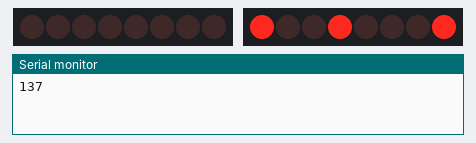
Bench run of a sketch on a simulated Arduino Uno, built with avr-gcc and run on an emulated ATmega328P. On the bench: 2 × 8 shift-register outputs drawn as a row of LEDs (first output left, lit = HIGH), the last lines printed to the serial monitor. Wiring (inferred from the names in the program): 2 × shift register (74HC595): data pin 8, shift clock pin 9, latch pin 13 / data pin 11, shift clock pin 12, latch pin 10. Wiring (inferred from the signals the program sends): 2 × row of LEDs: on Q0, Q1, Q2, Q3, Q4, Q5, Q6, Q7 / on Q0, Q1, Q2, Q3, Q4, Q5, Q6, Q7.

Above: at 0.1 s.
At 4.6 s:
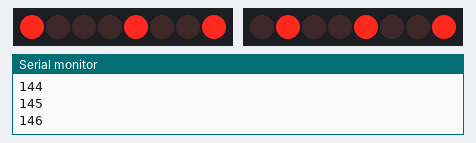
At 9.6 s:
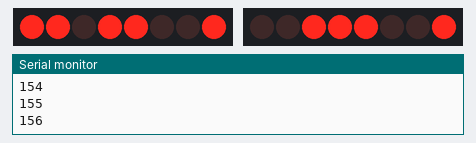
At 19.6 s:
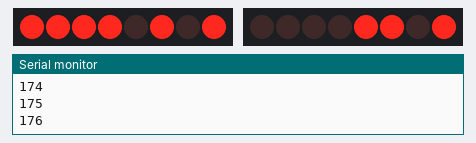
At 29.1 s:
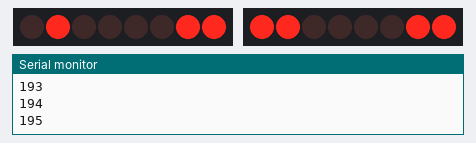
At 39.1 s:
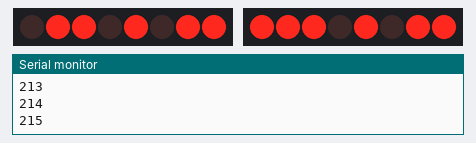
Timing chart, 0 to 40.0 s (numbered marks = the images above):
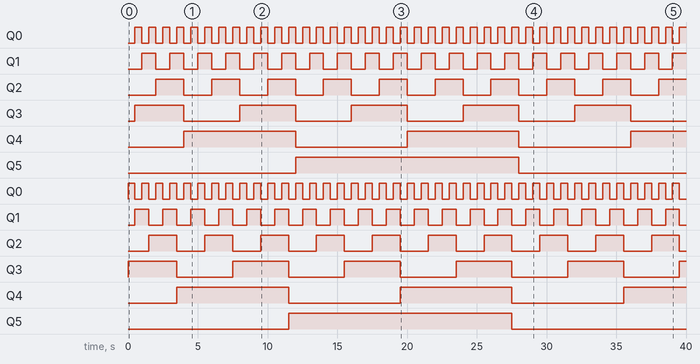

Measured:
- by itself, Q0, Q0: alternates HIGH for 0.50 s and LOW for 0.50 s
- by itself, Q1, Q1: alternates HIGH for 1.0 s and LOW for 1.0 s
- by itself, Q2, Q2: alternates HIGH for 2.0 s and LOW for 2.0 s
- by itself, Q3, Q3: alternates HIGH for 4.0 s and LOW for 4.0 s
- by itself, Q4, Q4: alternates HIGH for 8.0 s and LOW for 8.0 s
- by itself, Q5: LOW → HIGH at 12.0 s, → LOW 16.0 s later
- by itself, Q5: LOW → HIGH at 11.5 s, → LOW 16.0 s later

The sketch:

nixie_text.ino
```cpp
#define latchPin1  13      //Pin connected to ST_CP of 74HC595
#define clockPin1  12       //Pin connected to SH_CP of 74HC595
#define dataPin1   11       //Pin connected to DS of 74HC595

#define latchPin2  10      //Pin connected to ST_CP of 74HC595
#define clockPin2  9      //Pin connected to SH_CP of 74HC595
#define dataPin2   8      //Pin connected to DS of 74HC595

#define colonPin 7

//#define latchPin3  4      //Pin connected to ST_CP of 74HC595
//#define clockPin3  3      //Pin connected to SH_CP of 74HC595
//#define dataPin3   2      //Pin connected to DS of 74HC595

uint8_t nixies = 0x88; //initiate the byte to be sent to the shift register and set it to blank the nixies
boolean colon = LOW;

//the process of sending a byte to the shift register
void updateShiftRegister(uint8_t retVal){
  digitalWrite(latchPin1, LOW);
  shiftOut(dataPin1, clockPin1, MSBFIRST, retVal);
  digitalWrite(latchPin1, HIGH);

  digitalWrite(latchPin2, LOW);
  shiftOut(dataPin2, clockPin2, MSBFIRST, retVal);
  digitalWrite(latchPin2, HIGH);

  digitalWrite(colonPin, HIGH);
  colon = !colon;
//  digitalWrite(latchPin3, LOW);
//  shiftOut(dataPin3, clockPin3, MSBFIRST, retVal);
//  digitalWrite(latchPin3, HIGH);
}


void setup() {
  //set pins to output so you can control the shift register
  pinMode(latchPin1, OUTPUT);
  pinMode(clockPin1, OUTPUT);
  pinMode(dataPin1, OUTPUT);

  pinMode(latchPin2, OUTPUT);
  pinMode(clockPin2, OUTPUT);
  pinMode(dataPin2, OUTPUT);

  pinMode(colonPin, OUTPUT);
//  pinMode(latchPin3, OUTPUT);
//  pinMode(clockPin3, OUTPUT);
//  pinMode(dataPin3, OUTPUT);

  Serial.begin(9600);
}


void loop() {
  static uint8_t tens, units, retVal;

//  nixies = (nixies + 1) % 100;
//
//  tens = nixies / 10;
//  units = nixies % 10;
//
//  retVal = ((tens << 4) & 0xF0) + (units & 0x0F);
  retVal = ++nixies;

  updateShiftRegister(retVal);
  Serial.println(retVal);
  delay(500);
}
```
